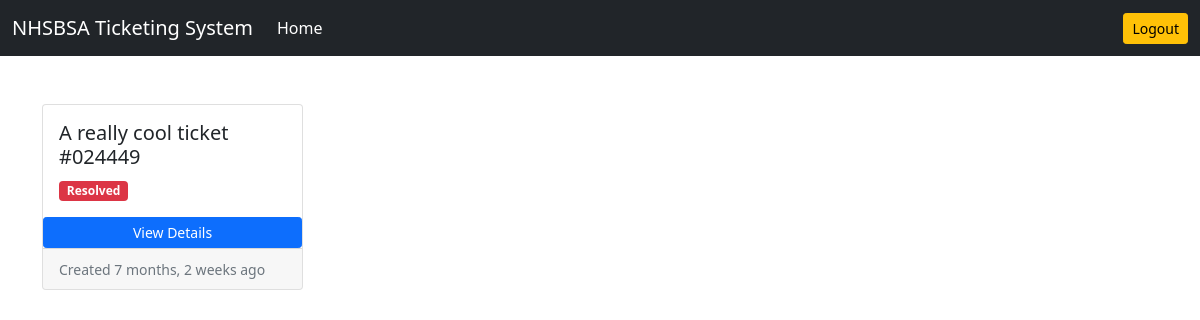
The page /tickets/helpdesk-resolved-tickets/ on the database its author committed.
### tickets/models.py (models this page shows)
class Ticket(models.Model):
    customer = models.ForeignKey(User, on_delete=models.CASCADE)
    helpdesk = models.ForeignKey(User, on_delete=models.DO_NOTHING, related_name='helpdesk', null=True, blank=True)
    ticket_id = models.CharField(max_length=15, unique=True)
    ticket_title = models.CharField(max_length=50)
    ticket_description = models.TextField()
    status = models.CharField(max_length=20,
                              choices=(('Active', 'Active'), ('Pending', 'Pending'), ('Resolved', 'Resolved')),
                              default='Pending')
    created_on = models.DateTimeField(auto_now_add=True)
    last_modified = models.DateTimeField(auto_now=True)
    is_resolved = models.BooleanField(default=False)
    severity = models.CharField(max_length=5, choices=(('A', 'A'), ('B', 'B')), default='B')
    is_assigned_to_helpdesk = models.BooleanField(default=False)
    resolution_steps = models.TextField(blank=True, null=True)

### tickets/views.py (the view)
# urls.py: path('helpdesk-resolved-tickets/', views.helpdesk_resolved_tickets, name='helpdesk-resolved-tickets'),
def helpdesk_resolved_tickets(request):
    return get_tickets(request, 'helpdesk', True, 'tickets/helpdesk_resolved_tickets.html')

### tickets/views.py (called while the page is built)
def get_tickets(request, role, is_resolved, template_name):
    if role == 'helpdesk':
        filter_params = {'is_resolved': is_resolved}  # remove the role filter
    else:
        filter_params = {role: request.user, 'is_resolved': is_resolved}
    tickets = Ticket.objects.filter(**filter_params).order_by('-created_on')
    context = {'tickets': tickets}
    return render(request, template_name, context)

### templates/tickets/helpdesk_resolved_tickets.html
{% extends 'abstract.html' %}
{% load static %}
{% load humanize %}
{% block content %}
<div class="row row-cols-1 row-cols-md-4 g-4">
    {% for ticket in tickets %}
    <div class="col">
        <div class="card h-100">
            <div class="card-body">
                <h5 class="card-title">{{ticket.ticket_title}} #{{ticket.ticket_id}}</h5>
                <p class="card-text">
                    {% if ticket.status == 'Pending' %}
                    <span class="badge bg-warning">Pending</span>
                    {% elif ticket.status == 'Active' %}
                    <span class="badge bg-success">Active</span>
                    {% elif ticket.status == 'Resolved' %}
                    <span class="badge bg-danger">Resolved</span>
                    {% endif %}
                </p>
            </div>
            <a href="{% url 'ticket-details' ticket.ticket_id %}" class="btn btn-primary btn-sm">View Details</a>
            <div class="card-footer">
                <small class="text-muted">Created {{ticket.created_on|naturaltime}}</small>
            </div>
        </div>
    </div>
    {% endfor %}
</div>
{% endblock content %}

### rows shown on the page
Ticket: ticket_title "A really cool ticket", ticket_id "024449", status "Resolved", created_on "7 months, 2 weeks ago"
